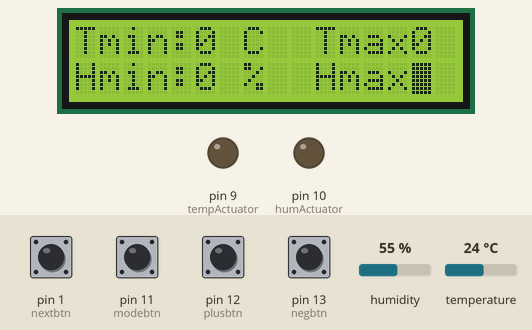
Simulated run of this sketch. Board: Arduino Uno, built with avr-gcc and run on an emulated ATmega328P. Shown: 16×2 character LCD, output pins drawn as LEDs (lit = HIGH). The inputs (shaded band) are chosen by the test bench; at power-on: pin 1 (nextbtn), pin 11 (modebtn), pin 12 (plusbtn), pin 13 (negbtn) HIGH, humidity 55 %, temperature 24 °C.

Above: at 1.2 s.
1.3 s: pin 11 (modebtn) pulled LOW for 0.15 s
At 1.4 s:
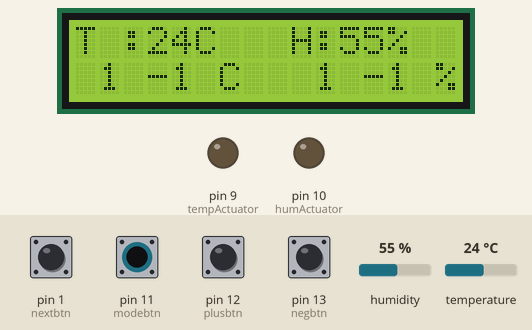
2.9 s: pin 1 (nextbtn) pulled LOW for 0.15 s
At 3.93 s:
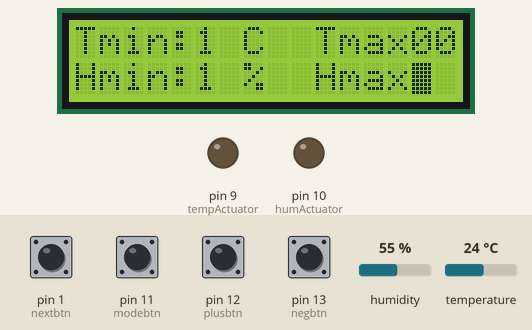
4.5 s: pin 1 (nextbtn) pulled LOW for 1 s
At 5.2 s:
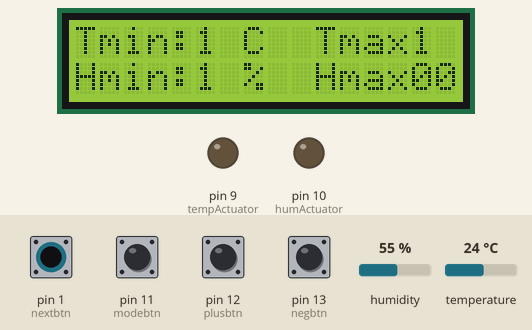

Measured:
- after the input at 1.3 s, the display: changes at once (image 1)
- what the display in image 2 shows lasts 0.4 s, from 3.7 s to 4.1 s

The sketch:

_20March2018.ino
```cpp
//check test 2

#include <EEPROM.h>
//DHT22 TEMPERATURE RANGE: -40 TO 80 DEGREE CERCIUS
//DHT22 HUMIDITY RAGNE: 0 TO 100 %
#include <dht11.h>
#include <LiquidCrystal.h>

dht11 sensor;
LiquidCrystal lcd(2,3,4,5,6,7);//rs,e,d4,d5,d6,d7
#define dht11pin 8


#define tempActuator 9 //rel2()
#define humActuator 10 //rel1()
#define modebtn 11
#define plusbtn 12
#define negbtn 13
#define nextbtn 1

//function declaration
void  setScreen(int ,int ,int ,int );


//variable declarations
static int t1=0,t2=0,h1=0,h2=0,val=0,temp=0;//hold temperature and humidity value ranges
//static int checkState=0;
int state,state2;
static int test=0;//test the next press

static int valForT1,valForT2,btnPressT;
static int valForH1,valForH2,btnPressH;

int cursPos1,cursPos2;


void setup() {

    lcd.begin(16,2);
  lcd.clear();

   pinMode(tempActuator,OUTPUT);
  pinMode(humActuator,OUTPUT);


  //declaring the buttons
  pinMode(modebtn,INPUT_PULLUP);
  pinMode(nextbtn,INPUT_PULLUP);
  pinMode(plusbtn,INPUT_PULLUP);
  pinMode(negbtn,INPUT_PULLUP);


}

void loop() {
  int sens=sensor.read(dht11pin); //read dht values
  int tempVal=sensor.temperature;//temperature value
  int humVal=sensor.humidity;//humidity value

  //HOME SCREEN
  homeScreen();

}

void homeScreen()
{
  lcd.clear();
  lcd.print("T :");
  lcd.print((int)sensor.temperature);
  lcd.print("C");
  lcd.setCursor(9,0);
  lcd.print("H:");
  lcd.print((int)sensor.humidity);
  lcd.print("%");
  lcd.setCursor(1,1);

  //--------------------t1 HAS TO BE ENTERED BY THE USER------------------------------
  lcd.print(t1);//minimum temperature in the range
  lcd.setCursor(3,1);
  lcd.print("-");

  //--------------------t2 HAS TO BE ENTERED BY THE USER-------------------------------
  lcd.print(t2);//max temperature in the range
  lcd.setCursor(6,1);
  lcd.print("C");
  lcd.setCursor(10,1);

   //--------------------h1 HAS TO BE ENTERED BY THE USER-------------------------------
  lcd.print(h1);//min humidity in the range
  lcd.setCursor(12,1);
  lcd.print("-");

   //--------------------h2 HAS TO BE ENTERED BY THE USER-------------------------------
  lcd.print(h2);
  lcd.setCursor(15,1);
  lcd.print("%");

  state=digitalRead(modebtn);//1,0
  if(state==1)
  {
    //digitalWrite(led,HIGH);
    setScreen(t1,t2,h1,h2);
  }
  else if (state==0)
  {
   // digitalWrite(led,LOW);
   ;
  }
  //delay for the home screen
  delay(100);

}


void setScreen(int t1,int t2,int h1,int h2) //the screen to make settings of your device
  {

    //checkState=1;
    while(1)
    {
  BLOCK:
    lcd.clear();


    lcd.print("Tmin:");
    lcd.setCursor(5,0);

    //***************SETTING CURSOR POSITION*******************************
   // lcd.setCursor(5,0);
   // lcd.blink();
   // delay(1000);


    lcd.print(t1);//min temp

    lcd.setCursor(7,0);
    lcd.print("C");

    lcd.setCursor(10,0);
    lcd.print("Tmax:");

    lcd.setCursor(14,0);
    lcd.print(t2);//max temp


    lcd.setCursor(0,1);
    lcd.print("Hmin:");
    lcd.setCursor(5,1);
    lcd.print(h1);//min humidity

    lcd.setCursor(7,1);
    lcd.print("%");

    lcd.setCursor(10,1);
    lcd.print("Hmax:");
    lcd.setCursor(14,1);
    lcd.print(h2);//max humidity

    //////////////////////////////////////////////////////////////////////////////
    nextFunct();
    /////////////////////////////////////////////////////////////////////////////

    //READING THE MENU BUTTON

    delay(100);//delay
    state=digitalRead(modebtn);//1,0

  if(state==1)
  {
    state=0;
    break;
  }

   /*/////////////////////////////////////////////////////////////////////////////////////

  //READING THE NEXT BUTTON
  state2=digitalRead(nextbtn);//1,0

  if(state2==1)
  {
  //lcd.setCursor(5,0);
     // lcd.blink();
  }


    *///////////////////////////////////////////////////////////////////////////////////////

    goto BLOCK;
    }
  }

  void nextFunct()
  {
    //if the home screen button is pressed then move to it
   /*if(digitalRead(modebtn))
    {
      goto END;
    }
   */
    //while nextbtn is once pressed go to 5*0
    if(digitalRead(nextbtn)&&(test==0))
    {
      posAdjust(1,0,0,0);
     // delay(100);
       while(!digitalRead(nextbtn));
      test++;

    }
    //while nextbtn is twice pressed go to 14*0
    if(digitalRead(nextbtn)&&(test==1))
    {

      posAdjust(0,1,0,0);
     // delay(100);
       while(!digitalRead(nextbtn));
      test++;
    }

    //while nextbtn is thrice pressed go to 5*1
    if(digitalRead(nextbtn)&&(test==2))
    {
      posAdjust(0,0,1,0);

    //  delay(100);
       while(!digitalRead(nextbtn));
      test++;
    }
    //while nextbtn is pressed for the forth times go to 14*1
    if(digitalRead(nextbtn)&&(test==3))
    {

      posAdjust(0,0,0,1);


    //  delay(100);
      //adjustIt(h2);
      while(!digitalRead(nextbtn));
      test=0;
    }

  }

  //////// ADJUST THE VALUES//////////////////////////////
  /*
  void adjustIt(int plusneg)
{
   if(digitalRead(plusbtn))
{
  plusneg++;
  lcd.print(plusneg);
  delay(100);
}
if(digitalRead(negbtn))
{
  plusneg--;
  lcd.print(plusneg);
  delay(100);
}

}
*/
int posAdjust(int pos1,int pos2,int pos3,int pos4)
{
  //setting the cursor position


   //CURSOR  POSITIONS
  //************************************************************************************//
  if (pos1==1 && pos2==0&& pos3==0 && pos4==0)//for T1
  {
    cursPos1=5;
    cursPos2=0;
    lcd.setCursor(cursPos1,cursPos2);
      lcd.blink();
      //RETURN THE valForT1,btnPressT
      //return(t1);
      //RETURNING CURSOR POSITIONS

      //PASSING THE VALUES TO FUNCTION
      t1=setScreenAdjust(cursPos1,cursPos2);//call and return its value to position 1
      //WRITING t1 value to EEPROM


      //lcd.print(t1);
      pos1=0;pos2=1;pos3=0;pos4=0;

  }
  if (pos1==0 && pos2==1&& pos3==0 && pos4==0)//for T2
  {
    cursPos1=14;
    cursPos2=0;
  lcd.setCursor(cursPos1,cursPos2);
      lcd.blink();
      //RETURN THE valForT2,btnPressT
      //PASSING THE VALUES TO FUNCTION
      t2=setScreenAdjust(cursPos1,cursPos2);
      //WRITING t2 to EEPROM

      pos1=0;pos2=0;pos3=1;pos4=0;
  }
  if (pos1==0 && pos2==0&& pos3==1 && pos4==0)//for H1
  {
     cursPos1=5;
    cursPos2=1;
    lcd.setCursor(cursPos1,cursPos2);
      lcd.blink();
      //RETURN THE valForH1,btnPressH
      //PASSING THE VALUES TO FUNCTION
      h1=setScreenAdjust(cursPos1,cursPos2);
      //WRITING h1 TO EEPROM

      pos1=0;pos2=0;pos3=0;pos4=1;
  }
  if (pos1==0 && pos2==0&& pos3==0 && pos4==1)//for H2
  {
     cursPos1=14;
    cursPos2=1;
    lcd.setCursor(cursPos1,cursPos2);
      lcd.blink();
      //RETURN THE valForH2,H
      //PASSING THE VALUES TO FUNCTION
      h2=setScreenAdjust(cursPos1,cursPos2);
      //WRITING h2 TO EEPROM

      //state=0;//set the menu button as zero
      pos1=1;pos2=0;pos3=0;pos4=0;
     // homeScreen();

  }
  //return cursPos;
  //************************************************************************************//

  //changing the values in the positions


}

int setScreenAdjust(int curspos1,int curspos2)
{


  int btnPress=0;

    while(1)
      {
         //-----------------------------------------------------------------------------

       delay(100);
        if(digitalRead(nextbtn))
      {
        break;//get out of the loop and leave the function
      }
       //----------------------------------------------------------------------------


      if(digitalRead(plusbtn))//TEMPERATURE RANGE -40 T0 80 DEGREE CELCIUS
      {
                   btnPress++;
                   lcd.setCursor(curspos1,curspos2);
if(btnPress==10)
{
  btnPress=0;
  val++;
}
if((val*10+btnPress<10)&&(val*10+btnPress>=0))// 0<=x<10
{
  lcd.print("0");
}

if(val*10+btnPress==80)
{
  ;//do nothing
}
lcd.print(val*10+btnPress);

      }


      if(digitalRead(negbtn))
{
  lcd.setCursor(curspos1,curspos2);
btnPress--;
if(btnPress==0)
{
  if(val*10+btnPress==0)
  goto END;
  btnPress=9;
  val--;
}
END:
if((val*10+btnPress<10)&&(val*10+btnPress>=0))//0<=x<10
{
  lcd.print("0");
}
lcd.print(val*10+btnPress);
}


      }      }
```
